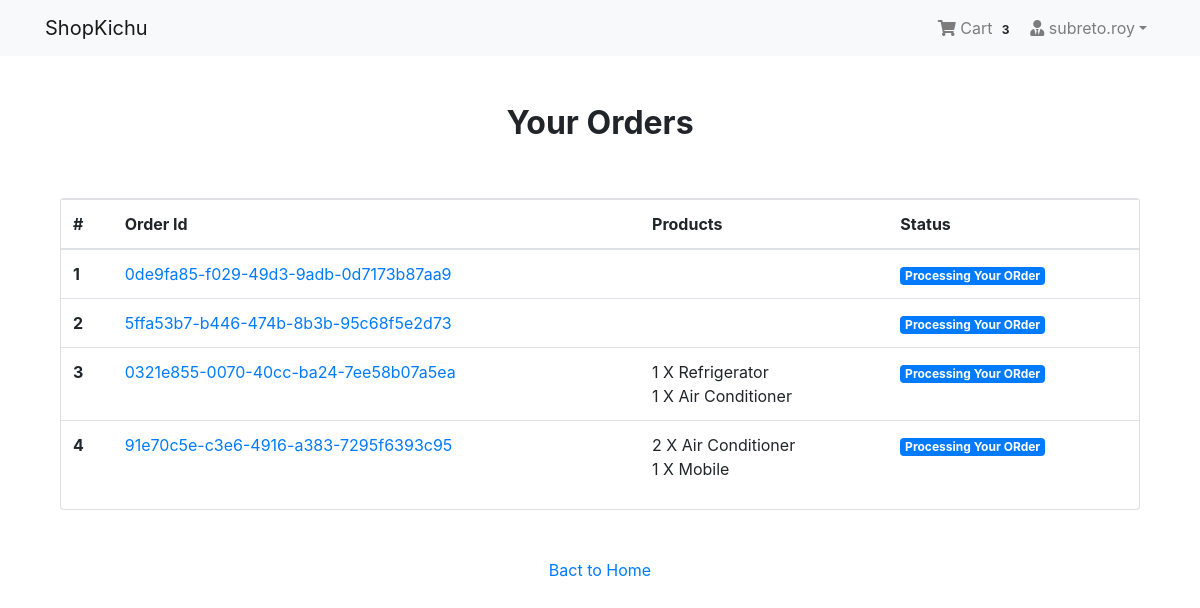
/payment/orders/ (signed in), run on the app's committed database.
### App_Login/models.py (models this page shows, shortened)
class User(AbstractBaseUser, PermissionsMixin):
    email = models.EmailField(unique=True, null=False)
    is_staff = models.BooleanField(
        ugettext_lazy('staff status'),
        default=False,
        help_text = ugettext_lazy('Designates whether the user can log in this site')
    )
    is_active = models.BooleanField(
        ugettext_lazy('active'),
        default=True,
        help_text=ugettext_lazy('Designates whether this user should be treated as active. Unselect this instead of deleting accounts')
    )
    USERNAME_FIELD = 'email'
    objects = MyUserManager()

class Profile(models.Model):
    user = models.OneToOneField(User, on_delete=models.CASCADE, related_name='profile')
    username = models.CharField(max_length=264, blank=True)
    full_name = models.CharField(max_length=264, blank=True)
    address_1 = models.TextField(max_length=300, blank=True)
    city = models.CharField(max_length=40, blank=True)
    zipcode = models.CharField(max_length=10, blank=True)
    country = models.CharField(max_length=50, blank=True)
    phone = models.CharField(max_length=20, blank=True)
    date_joined = models.DateTimeField(auto_now_add=True)

### App_Order/models.py (models this page shows, shortened)
class Order(models.Model):
    orderitems = models.ManyToManyField(Cart)
    user = models.ForeignKey(settings.AUTH_USER_MODEL, on_delete=models.CASCADE)
    ordered = models.BooleanField(default=False)
    created = models.DateTimeField(auto_now_add=True)
    paymentId = models.CharField(max_length=264, blank=True, null=True)
    orderId = models.CharField(max_length=200, blank=True, null=True)

class Cart(models.Model):
    user = models.ForeignKey(settings.AUTH_USER_MODEL, on_delete=models.CASCADE, related_name="cart")
    item = models.ForeignKey(Product, on_delete=models.CASCADE)
    quantity = models.IntegerField(default=1)
    purchased = models.BooleanField(default=False)
    created = models.DateTimeField(auto_now_add=True)
    updated = models.DateTimeField(auto_now=True)
    def __str__(self):
        return f'{self.quantity} X {self.item}'

### App_Shop/models.py (models this page shows)
class Product(models.Model):
    mainimage = models.ImageField(upload_to='Products')
    name = models.CharField(max_length=264)
    category = models.ForeignKey(Category, on_delete=models.CASCADE, related_name='category')
    preview_text = models.TextField(max_length=200, verbose_name='Preview Text')
    detail_text = models.TextField(max_length=1000, verbose_name='Description')
    price = models.FloatField()
    old_price = models.FloatField(default=0.00)
    created = models.DateTimeField(auto_now_add=True)
    def __str__(self):
        return self.name
    class Meta:
        ordering = ['-created',]

### App_Payment/views.py (the view)
# urls.py: path('orders/', views.order_view, name="orders"),
@login_required
def order_view(request):
    try:
        orders = Order.objects.filter(user=request.user, ordered=True)
        context = {"orders": orders}
    except:
        messages.warning(request, "You do no have an active order")
        return redired("App_Shop:home")
    return render(request, "App_Payment/order.html", context)

### App_Order/templatetags/cart_tag.py (called while the page is built)
@register.filter
def cart_total(user):
    order = Order.objects.filter(user=user, ordered=False)
    if order.exists():
        return order[0].orderitems.count()
    else:
        return 0

### templates/App_payment/order.html
{% extends 'base.html' %}
{% block body_block %}
<div class="container mt-5">
  <h2 class="text-center"><strong>Your Orders</strong></h2>
  <div class="row">
    <div class="col-md-12">
      <div class="card mt-5" style="height:auto">
        <div class="table-responsive">
          <table class="table">
            <thead>
              <tr>
                <th scope="col">#</th>
                <th scope="col">Order Id</th>
                <th scope="col">Products</th>
                <th scope="col">Status</th>
              </tr>
            </thead>
            <tbody>
              {% for order in orders %}
              <tr>
                <th scope="row">{{ forloop.counter }}</th>
                <td><a href="#">{{ order.orderId }}</a></td>
                <td>
                  {% for item in order.orderitems.all %} {{item}} <br> {% endfor %}
                </td>
                <td><span class="badge badge-primary">Processing Your ORder</span></td>
              </tr>
              {% endfor %}
            </tbody>
          </table>
        </div>
      </div>
    </div>
    <div class="col-md-12 my-5 text-center">
      <a href="{% url 'App_Shop:home' %}">Bact to Home</a>
    </div>
  </div>
</div>
{% endblock %}

### templates/navbar.html (shortened to what this page needs)
{% load cart_tag %}
<nav class="navbar navbar-expand-lg navbar-light bg-light">
  <div class="container">
    <a class="navbar-brand" href="{% url 'App_Shop:home' %}">ShopKichu</a>
    <div class="collapse navbar-collapse" id="navbarNav">
      <ul class="navbar-nav ml-auto">
        {% if request.user.is_authenticated %}
        <li class="nav-item">
          <a href="{% url 'App_Order:cart' %}" class="nav-link">
              <i class="fa fa-shopping-cart"></i> Cart
              <span class="badge badge-light">{{ request.user | cart_total }}</span>
          </a>
        </li>
        <li class="nav-item dropdown">
          <a class="nav-link dropdown-toggle" href="#" id="navbarDropdown" role="button" data-toggle="dropdown" aria-haspopup="true" aria-expanded="false"><i class="fas fa-user-tie"></i> {{request.user.profile.username}}</a>
        </li>
        {% else %}
        <li class="nav-item">
          <a href="{% url 'App_Login:login' %}" class="btn btn-primary">Login</a>
        </li>
        {% endif %}
      </ul>
    </div>
  </div>
</nav>

### templates/base.html (style rules this page uses)
.card { height: 350px; }

### data on the page
User: user|cart_total "3", user.profile.username "subreto.roy"
Order: orderId "0de9fa85-f029-49d3-9adb-0d7173b87aa9"
Order: orderId "5ffa53b7-b446-474b-8b3b-95c68f5e2d73"
Order: orderId "0321e855-0070-40cc-ba24-7ee58b07a5ea"
Cart: quantity+item "1 X Refrigerator"
Cart: quantity+item "1 X Air Conditioner"
Order: orderId "91e70c5e-c3e6-4916-a383-7295f6393c95"
Cart: quantity+item "2 X Air Conditioner"
Cart: quantity+item "1 X Mobile"
